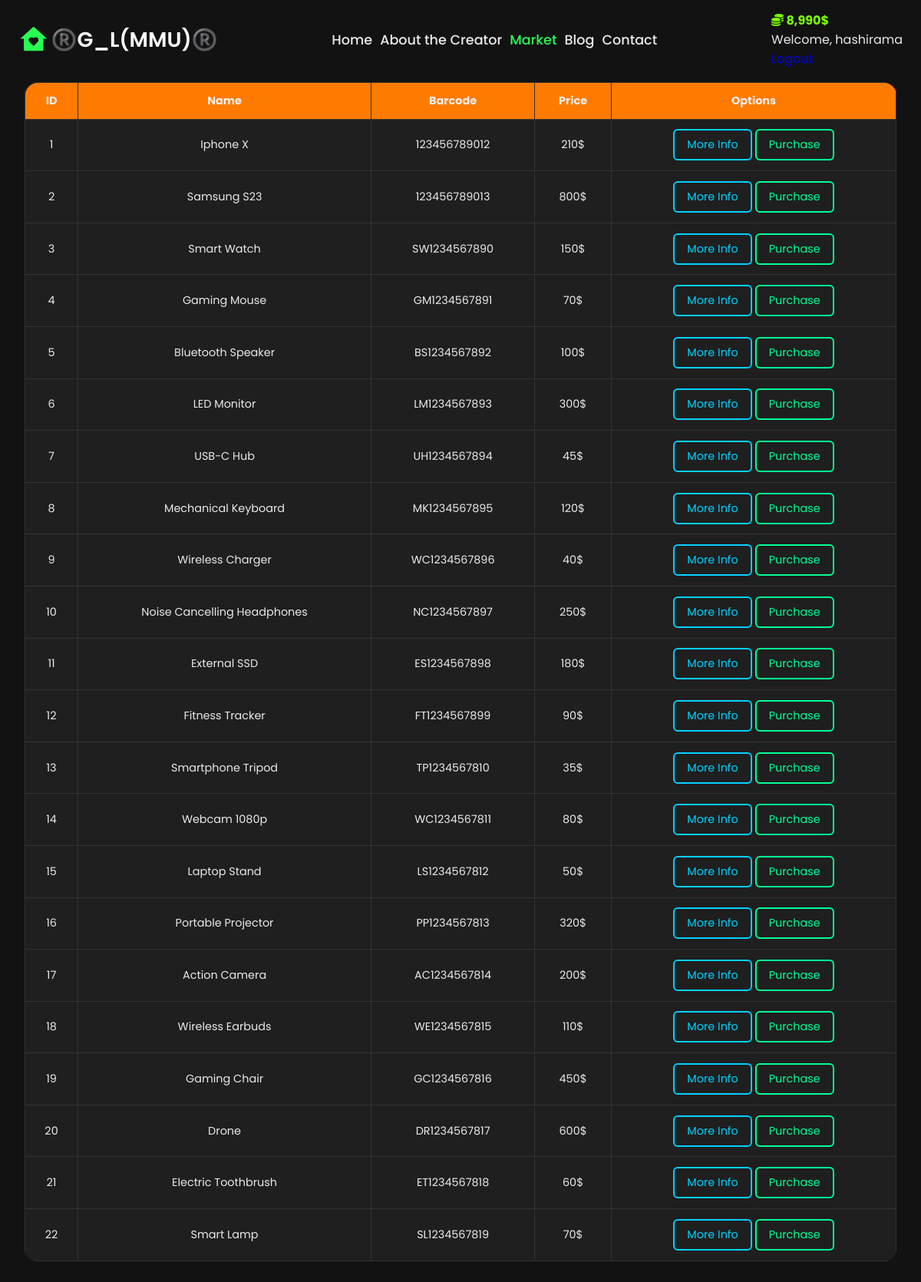
/market (signed in), run on an earlier commit of the app's database.
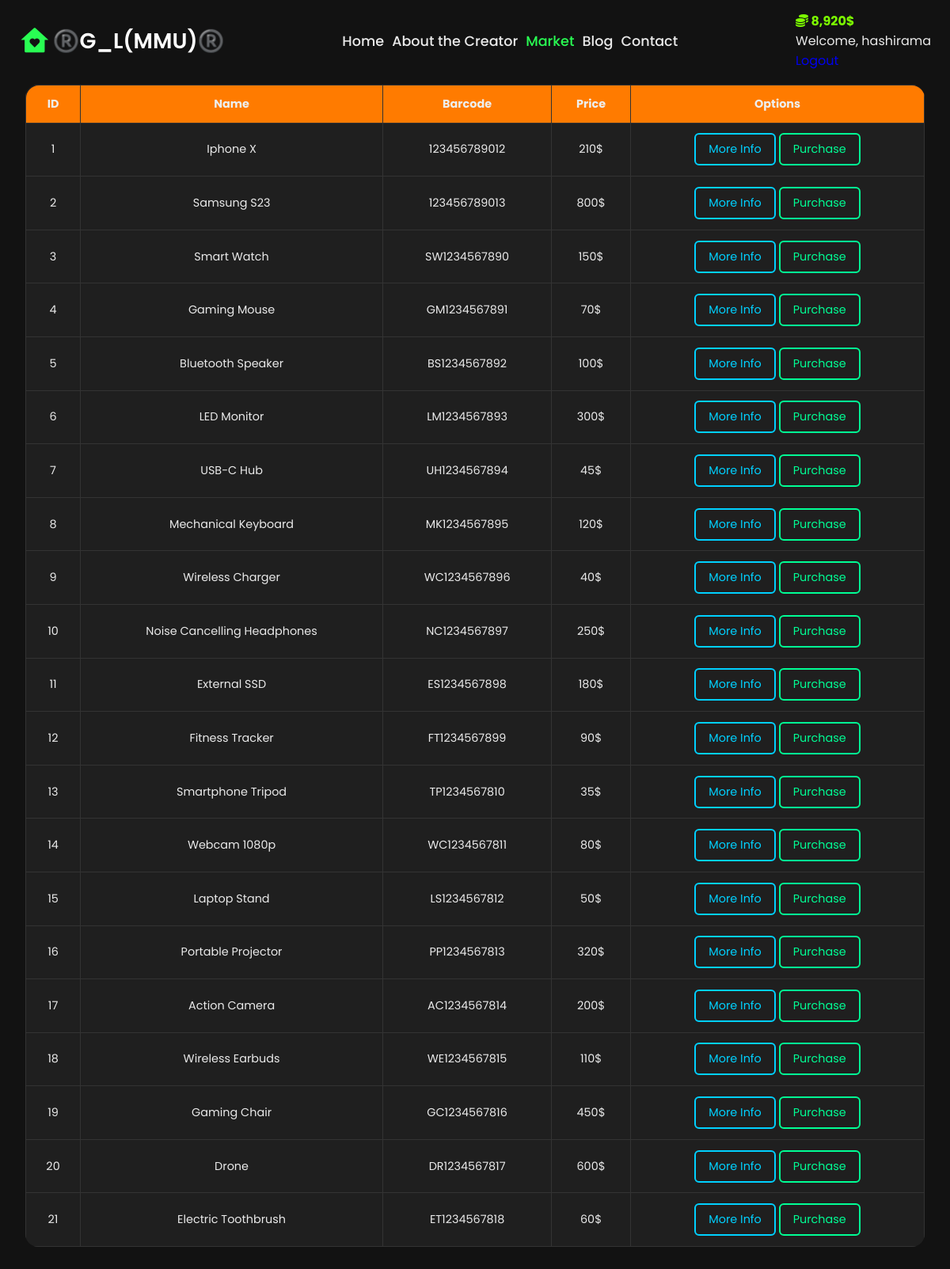
And on a later commit of the database.
### market/models.py (models this page shows, shortened)
class User(db.Model, UserMixin):
    id = db.Column(db.Integer(), primary_key=True)
    username = db.Column(db.String(length=30), nullable=False, unique=True)
    email_address = db.Column(db.String(length=58), nullable=False, unique=True)
    pass_hash = db.Column(db.String(length=60), nullable=False)
    budget = db.Column(db.Integer(), nullable=False, default=1000)
    items = db.relationship('Item', backref='owned_user', lazy=True)
    @property
    def prettier_budget(self):
        if len(str(self.budget)) >= 4:
            return f'{str(self.budget)[:-3]},{str(self.budget)[-3:]}$'
        else:
            return f"{self.budget}$"
    @property
    def password(self):
        return self.password

class Item(db.Model):
    id = db.Column(db.Integer(), primary_key=True)
    name = db.Column(db.String(length=30), nullable=False, unique=True)
    price = db.Column(db.Integer(), nullable=False)
    barcode = db.Column(db.String(length=12), nullable=False, unique=True)
    description = db.Column(db.String(length=1024), nullable=False, unique=True)
    owner = db.Column(db.Integer(), db.ForeignKey('user.id'))

### market/routes.py (the view, shortened to what this page needs)
@app.route('/market', methods=['GET', 'POST'])
@login_required
def market_page():
    items = Item.query.filter_by(owner=None).all()
    owned_items = Item.query.filter_by(owner=current_user.id).all()
    purchase_forms = {item.id: PurchaseItemForm() for item in items}
    selling_form = SellItemForm()
    return render_template(
        'market.html',
        items=items,
        purchase_forms=purchase_forms,
        owned_items=owned_items,
        selling_form=selling_form
    )

### market/models.py (called while the page is built)
@login_manager.user_loader
def load_user(user_id):
    return User.query.get(int(user_id))

### market/templates/market.html (shortened to what this page needs)
<!DOCTYPE html>
<html lang="en">
<head>
  <link rel="stylesheet" href="{{ url_for('static', filename='css/styles.css') }}">
  <link rel="stylesheet" href="{{ url_for('static', filename='css/stylest.css') }}">
  <link href="https://cdn.jsdelivr.net/npm/remixicon@4.5.0/fonts/remixicon.css" rel="stylesheet" />
  <link rel="stylesheet" href="https://cdnjs.cloudflare.com/ajax/libs/font-awesome/6.5.2/css/all.min.css">
  <link rel="stylesheet" href="https://unpkg.com/boxicons@latest/css/boxicons.min.css">
</head>
<body id="mrktb" class="mkrtbay">
  <header style="padding-bottom: 50px;;">
    <a href="{{ url_for('home_page') }}" class="logo">
      <i class="ri-home-heart-fill"></i><span>®️G_L(MMU)®️</span>
    </a>
    <ul class="navbar">
      <li><a href="{{ url_for('home_page') }}">Home</a></li>
      <li><a href="{{ url_for('about_page') }}">About the Creator</a></li>
      <li><a href="{{ url_for('market_page') }}" class="active">Market</a></li>
      <li><a href="{{ url_for('blog_page') }}">Blog</a></li>
      <li><a href="{{ url_for('contact_page') }}">Contact</a></li>
    </ul>
    {% if current_user.is_authenticated %}
    <ul class="navbar-nav">
      <li class="nav-item">
          <a class="nav-lin" style="color: lawngreen; font-weight: bold">
              <i class="fas fa-coins"></i>
              {{ current_user.prettier_budget }}
          </a>
      </li>
      <li class="nav-item">
          <a class="nav-market">Welcome, {{ current_user.username }}</a>
      </li>
      <li class="nav-item">
          <a class="nav-link" href="{{ url_for('logout_page') }}">Logout</a>
      </li>
  </ul>
    {% else %}
      <div class="main">
        <a href="{{ url_for('login_page') }}" class="user"><i class="ri-user-fill"></i>Sign In</a>
        <a href="{{ url_for('register_page') }}">Register</a>
        <div class="bx bx-menu" id="menu-icon"></div>
      </div>
    {% endif %}
  </header>
  <div class="tables">
    <div class="table-cont">
      <table class="cont-tables">
        <thead>
          <tr class="table-hrow">
            <th>ID</th>
            <th>Name</th>
            <th>Barcode</th>
            <th>Price</th>
            <th>Options</th>
          </tr>
        </thead>
        <tbody>
            {% for item in items %}
              <tr id="tr12">
                <td>{{ item.id }}</td>
                <td>{{ item.name }}</td>
                <td>{{ item.barcode }}</td>
                <td>{{ item.price }}$</td>
                <td>
                  <button class="btn btn-outline btn-info" data-toggle="modal" data-target="#Modal-MoreInfo-{{ item.id }}">More Info</button>
                  <button class="btn btn-outline btn-success" data-toggle="modal" data-target="#Modal-PurchaseConfirm-{{ item.id }}">Purchase</button>
                </td>
              </tr>
            {% endfor %}
          </tbody>
      </table>
    </div>
  </div>
</body>
</html>

What changed in the data, as far as the page shows it:
no longer on this page (row edited): Item: id "22", name "Smart Lamp", barcode "SL1234567819", price "70"
changed User "hashirama": prettier_budget "8,990$" → "8,920$"
